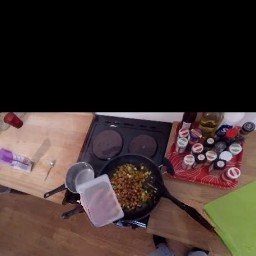
#> input picture annotation/example_0053376.png, 256 x 256 px
$ python gaussian.py --input_dir ../../../annotation
#> lines starting #> are read from the running program, lines starting #| are printed output that depends on the picture; after the words box and inside, x2 and y2 are one past the last pixel; in counts of white or black regions, pixels touching at a corner belong together
import os
import argparse
from pathlib import Path
import cv2
import numpy as np


def process_image_inplace(image_path, kernel_size=(7, 7), threshold_value=0.5):
    # Load image in grayscale
#> called with kernel_size = (7, 7), threshold_value = 0.5
    image = cv2.imread(str(image_path), cv2.IMREAD_GRAYSCALE)
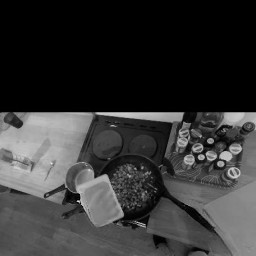
#> image: shape (256, 256); min 0, max 234, mean 52.8
    if image is None:
        print(f"Warning: Failed to load image {image_path}")
        return

    # Apply Gaussian blur
    blurred = cv2.GaussianBlur(image, kernel_size, 0)
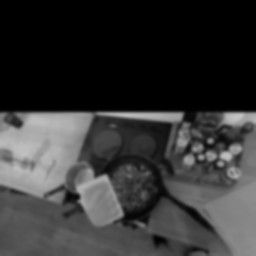
#> blurred: shape (256, 256); min 0, max 196, mean 52.8

    # Normalize and threshold
    normalized = blurred / 255.0
    binary = (normalized > threshold_value).astype(np.uint8) * 255
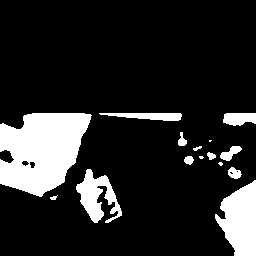
#> binary: shape (256, 256); 15.4% white; 15 white regions (3 under 20 px), largest, box (x1, y1, x2, y2) and area: (0, 113, 92, 197) 5449, (215, 180, 256, 256) 2101, (76, 169, 122, 223) 1209

    # Overwrite original file
    cv2.imwrite(str(image_path), binary)


def process_directory_inplace(input_dir, kernel_size=(7, 7), threshold_value=0.5):
    input_dir = Path(input_dir)

    for root, _, files in os.walk(input_dir):
        for file in files:
            if file.lower().endswith((".png", ".jpg", ".jpeg", ".bmp", ".tif", ".tiff")):
                image_path = Path(root) / file
                process_image_inplace(image_path, kernel_size, threshold_value)


def main():
    parser = argparse.ArgumentParser(description="Apply Gaussian filter and binary threshold in-place to images.")
    parser.add_argument("--input_dir", type=str, required=True, help="Directory containing images to process")
    parser.add_argument("--threshold", type=float, default=0.5, help="Threshold value (default: 0.5)")
    args = parser.parse_args()

    process_directory_inplace(args.input_dir, kernel_size=(7, 7), threshold_value=args.threshold)


if __name__ == "__main__":
    main()
